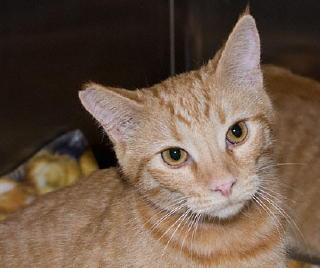
#> input picture Cat&Dog/Cats/14.jpg, 320 x 268 px, given in place of 0.jpg, which was not available
$ jupyter execute --allow-errors TransferLearning_data.ipynb   (text cells are left out)
#> lines starting #> are read from the running program, lines starting #| are printed output that depends on the picture; pictures that were not available may be replaced by others from this repository, and a replacement may not be noted
#> further down, cimg is the input picture: PIL image 320x268 RGB; mean R, G, B 108, 87.4, 71.6
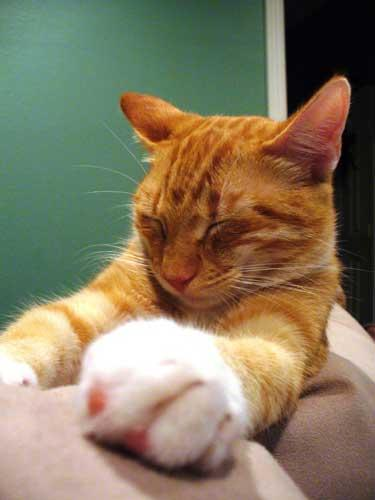
#> input picture Cat&Dog/Cats/143.jpg, 375 x 500 px, given in place of 0.jpg, which was not available
#> further down, dimg is the input picture: PIL image 375x500 RGB; mean R, G, B 134.4, 121.5, 96.9
#> `cimg = cimg.resize((224, 224))`:
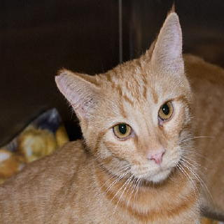
#> cimg: PIL image 224x224 RGB; mean R, G, B 108, 87.4, 71.6
#> `dimg = dimg.resize((224, 224))`:
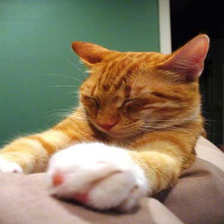
#> dimg: PIL image 224x224 RGB; mean R, G, B 134.4, 121.5, 96.9
[cell 1]
import os
import numpy as np
from PIL import Image
import matplotlib.pyplot as plt
from google.colab.patches import cv2_imshow
from google.colab import drive

from sklearn.model_selection import train_test_split

[cell 2]
Cats_path = '/content/drive/MyDrive/GlobalAIHub/Cats/'
Dogs_path = '/content/drive/MyDrive/GlobalAIHub/Dogs/'

[cell 3]
os.mkdir('/content/Cats_resized')
os.mkdir('/content/Dogs_resized')

#> (a cell that did not finish here is left out)

[cell 5]
# CAT
im1 = np.array(Image.open('/content/Cats_resized/0.jpg'))
plt.imshow(im1)
plt.show()

[cell 6]
# DOG
im2 = np.array(Image.open('/content/Dogs_resized/0.jpg'))
plt.imshow(im2)
plt.show()

[cell 7]
# 224, 224, 3 (çünkü RGB)
print("Cat chape:", im1.shape)
#| Cat chape: (224, 224, 3)
print("Dog chape:", im2.shape)
#| Dog chape: (224, 224, 3)

[cell 8]
labelled_data = []

#> (the rest of this cell did not finish here and is left out)

[cell 9]
for label in labelled_data:
  print("image:",label[0])
  print("label:",label[1])
  print("***")
#> this loop made 2 passes
#> (printed output is left out)

[cell 10]
X = []
y = []

for label in labelled_data:
  X.append(label[0])
  y.append(label[1])
#> after the loop, X = 2 items; y = [0, 1]

X = np.array(X)
y = np.array(y)

print(X)
#> (printed output is left out)
print(y)
#| [0 1]

[cell 11]
X_train, X_test, y_train, y_test = train_test_split(X, y, test_size=0.2, random_state=42)
#> y_train = [0]; y_test = [1]

[cell 12]
X_train

[cell 13]
y_train
#> Out = [0]

[cell 14]
X_train_scaled = X_train/255
X_test_scaled = X_test/255

print(X_train_scaled)
#> (printed output is left out)
print(X_test_scaled)
#> (printed output is left out)
